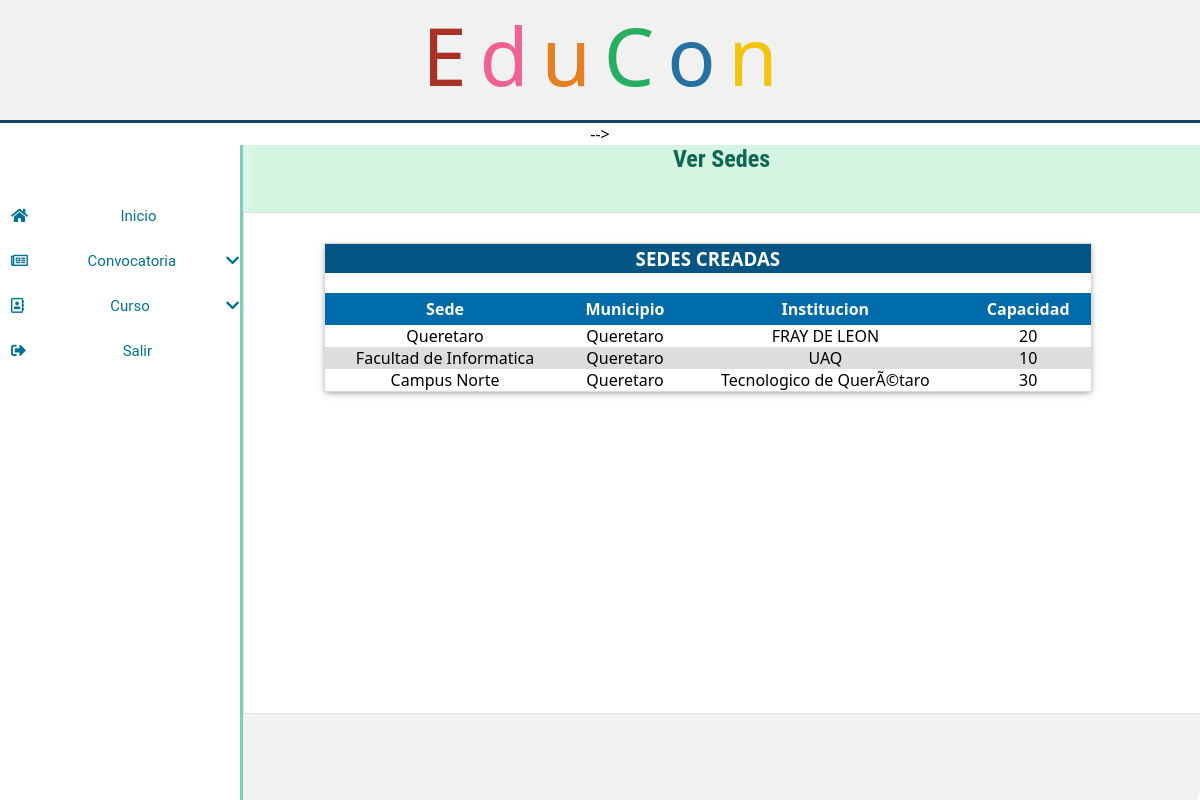
Page /versede.php (signed in) on the committed database.
### tables this page shows
CREATE TABLE `sede` (
  `id_sede` int(5) NOT NULL,
  `nombre_sede` varchar(30) NOT NULL,
  `institucion` int(5) DEFAULT NULL,
  `municipio` int(5) DEFAULT NULL,
  `capacidad` int(2) NOT NULL
);

CREATE TABLE `municipio` (
  `id_municipio` int(5) NOT NULL,
  `nombre_municipio` varchar(30) NOT NULL
);

CREATE TABLE `institucion` (
  `id_institucion` int(5) NOT NULL,
  `nombre_institucion` varchar(30) NOT NULL
);

### versede.php (the view, shortened to what this page needs)
<?php
    include ('header.php');
  if (@$_SESSION['id'] == 'Coordinador'){
    include("coordinador.php");
  }
  elseif (@$_SESSION['id']=='Instructor'){
    include("profesor.php");
  }
  elseif (@$_SESSION['id']=='Alumno'){
    include("alumno.php");
  }
  elseif (@!$_SESSION['id']) {
    include("menu_principal.php");
  }
  if(!isset($_SESSION["user"])) {
  header("location:login.php");
  } else {
?>
<div class = "descripcion">
          <div id="des">
	   <h2>Ver Sedes</h2>
          </div>
        	<div class="contenido-all">
                            <div class="espacio_contenido">
                                <h3 class="titulos">SEDES CREADAS</h3>
                                <div class="tabla-contenedor">
                                  <table class="tabla-general">
                                        <thead>
                                        <tr>
                                          <th style="background:#006BAA; color:white;">Sede</th>
                                          <th style="background:#006BAA; color:white;">Municipio</th>
                                          <th style="background:#006BAA; color:white;">Institucion</th>
                                          <th style="background:#006BAA; color:white;">Capacidad</th>
                                        </tr>
                                      </thead>
                                      <tbody>
                                        <?php
                                                    include('connectmysql.php');
                                                    $sqldata= mysqli_query($dbcon,"SELECT * from sede,municipio,institucion where sede.municipio=municipio.id_municipio AND sede.institucion=institucion.id_institucion");
                                                    while($row=mysqli_fetch_array($sqldata,MYSQLI_ASSOC)){
                                                      echo "<tr><td>";
                                                      echo $row['nombre_sede'];
                                                      echo "</td><td>";
                                                      echo $row['nombre_municipio'];
                                                      echo "</td><td>";
                                                      echo $row['nombre_institucion'];
                                                      echo "</td><td>";
                                                      echo $row['capacidad'];
                                                      echo "</td>";
                                                    }
                                                  ?>
                                      </tbody>
                                  </table>
                                </div>
                            </div>
        </div>
</div>
<?php
}
?>
<?php include_once('footer.php'); ?>

### css/main.css (style rules this page uses)
* { margin: 0px; padding: 0px; font-family: 'Segoe UI','Arial',sans-serif }
body { background:#cccdce; }
.descripcion { background-color: rgba(178, 186, 187,.2); margin-left: 20%; height: 84%; border-radius: 0px 0px 30px 0px; border-left: 3px solid #73C6B6; }
#des { width: 100%; height: 10%; border-style: none; outline:none; background: yellow; }
h2 { color:#0E6655; width: 100%; height: 100%; font-family:'Roboto Condensed', sans-serif; border-style: none; text-align: center; outline:none; background: #D5F5E3; }
h3 { color:#117A65; text-align: center; }
.contenido-all { background: transparent; border: 1px solid #E1E1E1; position: relative; width: 100%; height:500px;; background: white; }
.tabla-general { width: 100%; padding: 10px; margin-top:20px; border-collapse: collapse; }
div.tabla-general td, th { text-align: center; padding: 5px; color white; }
tr:nth-child(even) { background-color: #dddddd; }
div.espacio_contenido { width: 80%; height: auto; position: relative; left:80px; margin-top:30px; background: white; border:1px solid #dadada; box-shadow: 0px 2px 7px -2px rgba(0,0,0,.5); }
.titulos { text-align: center; background:#055584; width: 99.5%; padding: 2px; color: white; }

### rows in the picture
sede: nombre_sede "Queretaro", municipio.nombre_municipio "Queretaro", institucion.nombre_institucion "FRAY DE LEON", capacidad "20"
sede: nombre_sede "Facultad de Informatica", municipio.nombre_municipio "Queretaro", institucion.nombre_institucion "UAQ", capacidad "10"
sede: nombre_sede "Campus Norte", municipio.nombre_municipio "Queretaro", institucion.nombre_institucion "Tecnologico de QuerÃ©taro", capacidad "30"
